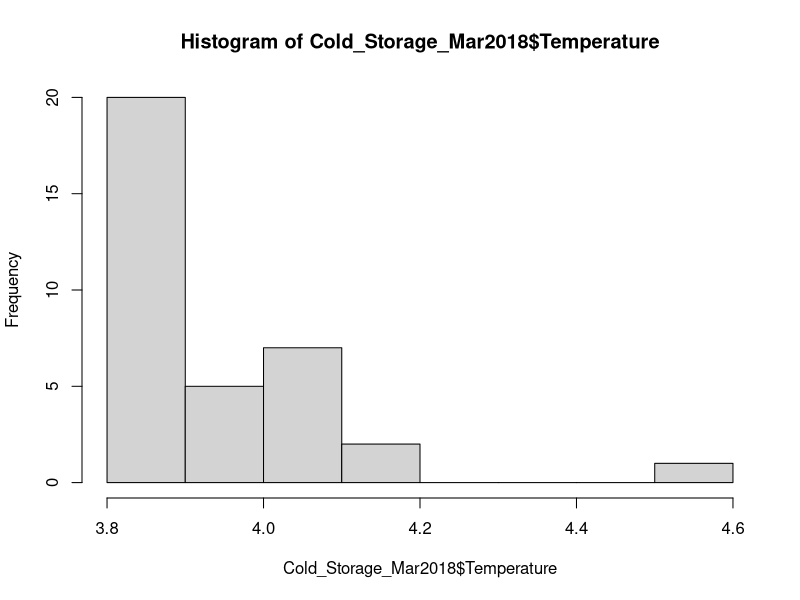
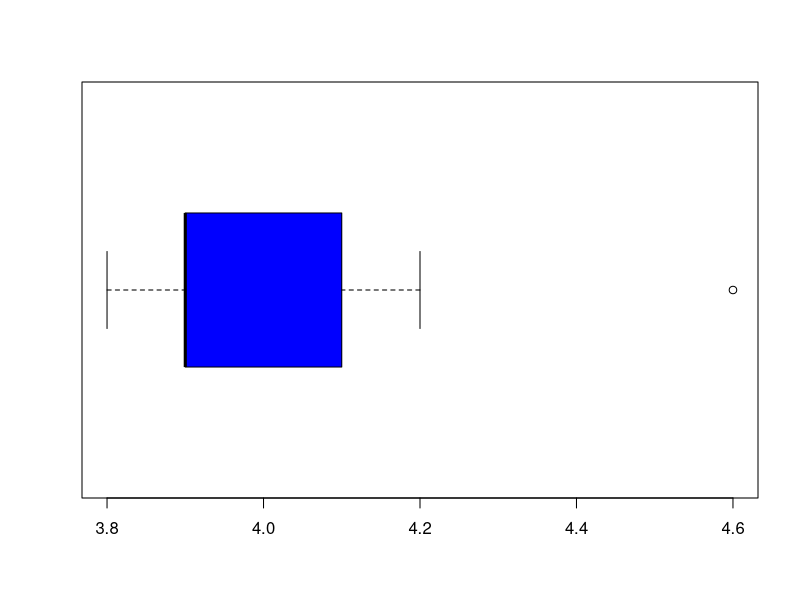

Source code (R) for these figures, in order:
setwd("C:/Users/Angelo Anthony/OneDrive/Learning R/Week 7 Project")
Cold_Storage_Mar2018 = read.csv("Cold_Storage_Mar2018.csv")
head(Cold_Storage_Mar2018)
summary(Cold_Storage_Mar2018)
hist(Cold_Storage_Mar2018$Temperature)
boxplot(Cold_Storage_Mar2018$Temperature, horizontal = TRUE, col = "Blue")

Mar2018_mean = mean(Cold_Storage_Mar2018$Temperature)
Mar2018_sd = sd(Cold_Storage_Mar2018$Temperature)

Mar2018_High_Temp = Cold_Storage_Mar2018[Cold_Storage_Mar2018$Temperature > 3.9, ]
length(Mar2018_High_Temp$Temperature)

t.test(Cold_Storage_Mar2018$Temperature, mu = 3.9, alternative = "greater", conf.level = 0.9)

## NUll hypothesis is rejected

